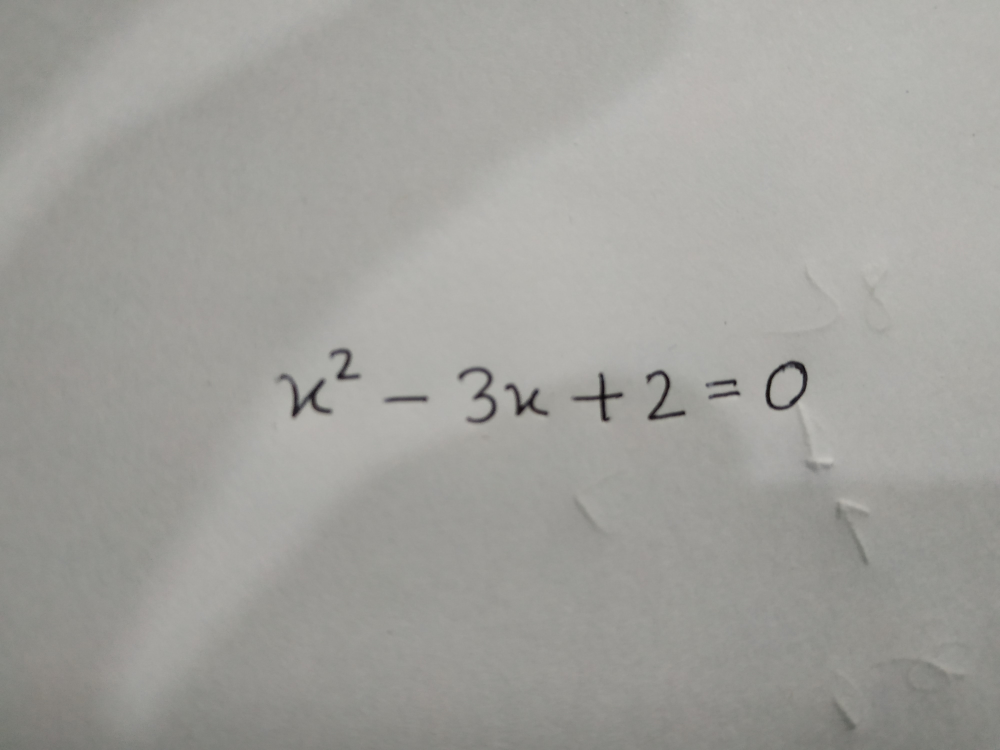
#> input picture TestIMages/Equ1.jpg, 4000 x 3000 px (shown at 1/4 size)
$ python -i ImageWork.py   (imports and definitions only)   (older library calls are emulated)
#> lines starting #> are read from the running program, lines starting #| are printed output that depends on the picture; after the words box and inside, x2 and y2 are one past the last pixel; in counts of white or black regions, pixels touching at a corner belong together
import cv2
import matplotlib.pyplot as plt
from PIL import Image
def takeInput():
    ImagePath='TestIMages/Equ1.jpg'
    MainImage = cv2.imread(ImagePath, cv2.IMREAD_GRAYSCALE)
    MainImage=convertTograyScale(MainImage)
    plt.imshow(MainImage)
    plt.show()


def convertTograyScale(givenImage):
    new_image = Image.fromarray(givenImage)
    new_image = new_image.convert('LA')
    return new_image


def segmentIndividualCharacters(givenImagePath):
#> called with givenImagePath = 'TestIMages/Equ1.jpg'
    im = cv2.imread(givenImagePath)
#> im is the input picture: shape (3000, 4000, 3); mean B, G, R 155.9, 160.2, 160.9
    im_gray = cv2.cvtColor(im, cv2.COLOR_BGR2GRAY)
    im_gray = cv2.GaussianBlur(im_gray, (5, 5), 0)
    ret, im_th = cv2.threshold(im_gray, 110, 255, cv2.THRESH_BINARY_INV)
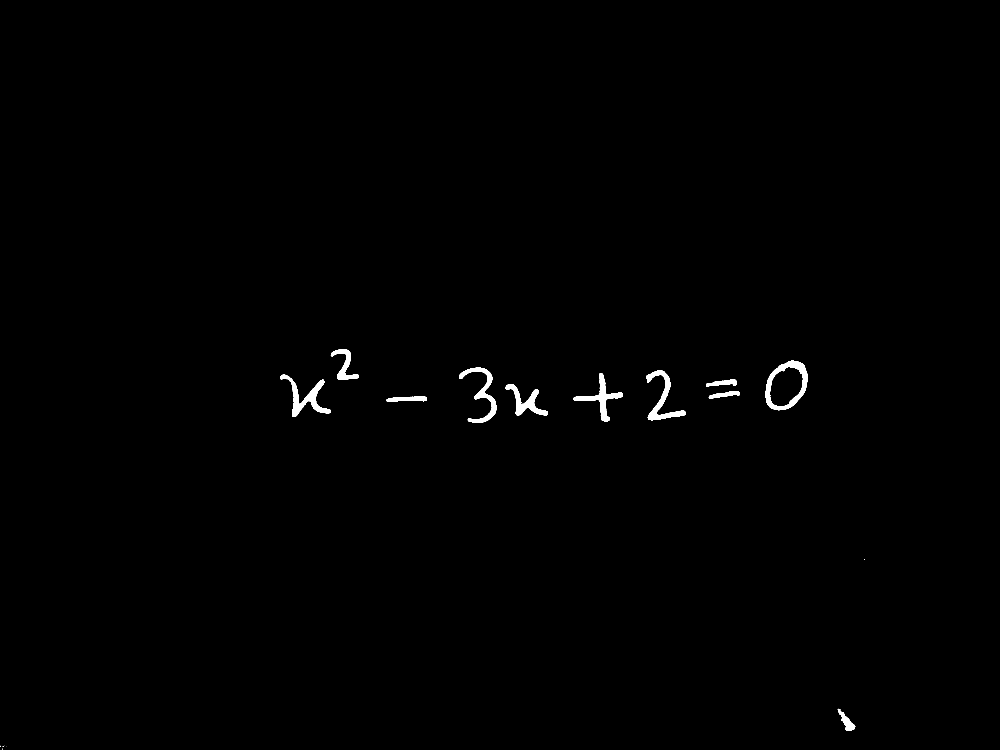
#> im_th: shape (3000, 4000) (shown at 1/4 size); 0.5% white; 18 white regions (7 under 20 px)
    _, ctrs, hier = cv2.findContours(im_th.copy(), cv2.RETR_EXTERNAL, cv2.CHAIN_APPROX_SIMPLE)
#> ctrs = 18 contours, 7 with area under 20; largest, box (x1, y1, x2, y2) and area: (3062, 1443, 3230, 1641) 24805, (1121, 1498, 1324, 1668) 8108, (2585, 1481, 2742, 1681) 7351, (2292, 1492, 2492, 1686) 7096, (1836, 1471, 1985, 1692) 6988
    rects = [cv2.boundingRect(ctr) for ctr in ctrs]
#> rects = 18 items, first 6: (8, 2995, 3, 3), (26, 2987, 1, 1), (11, 2985, 4, 3), (0, 2985, 2, 3), (19, 2981, 1, 1), (2, 2981, 1, 1)
    images = {}
    x = 0
    for rect in rects:
        print(rect[0])
        # Draw the rectangles
        cv2.rectangle(im, (rect[0], rect[1]), (rect[0] + rect[2], rect[1] + rect[3]), (0, 255, 0), 3)
        # Make the rectangular region around the digit
        # print(type(rect[0]))
        leng = int(rect[3] * 1.3)
        pt1 = int(rect[1] + rect[3] // 2 - leng // 2)
        pt2 = int(rect[0] + rect[2] // 2 - leng // 2)
        roi = im_th[pt1:pt1 + leng, pt2:pt2 + leng]
        images[rect[0]] = roi
        # plt.imshow(roi)
        cv2.imshow('hello', roi)
        cv2.waitKey(0)
        x = x + 1
        # cv2.imwrite('d' + x.__str__() + '.jpg', roi)
        # Resize the image
        roi = cv2.resize(roi, (45, 45), interpolation=cv2.INTER_AREA)
        roi = cv2.dilate(roi, (3, 3))
#> this loop made 18 passes
#> (rect, leng, pt1, pt2) on passes 7, 9, 10, 11, 12, 13, 14, 15, 16, 17, 18: ((3351, 2835, 70, 89), 115, 2822, 3329), ((1545, 1586, 162, 21), 27, 1583, 1613), ((2835, 1564, 125, 31), 40, 1559, 2877), ((2022, 1536, 170, 126), 163, 1518, 2026), ((2824, 1517, 123, 30), 39, 1513, 2866), ((1121, 1498, 203, 170), 221, 1473, 1112), ((2292, 1492, 200, 194), 252, 1463, 2266), ((2585, 1481, 157, 200), 260, 1451, 2533), ((1836, 1471, 149, 221), 287, 1438, 1767), ((3062, 1443, 168, 198), 257, 1414, 3018), ((1323, 1396, 113, 123), 159, 1378, 1300)
#> (rect, leng, pt1, pt2, roi) on passes 1 to 6: ((8, 2995, 3, 3), 3, 2995, 8, [[255, 255, 0], [0, 255, 255], [0, 0, 255]]), ((26, 2987, 1, 1), 1, 2987, 26, [255]), ((11, 2985, 4, 3), 3, 2985, 12, [[255, 255, 0], [255, 255, 255], [255, 255, 0]]), ((0, 2985, 2, 3), 3, 2985, 0, [[255, 255, 0], [255, 255, 0], [255, 255, 0]]), ((19, 2981, 1, 1), 1, 2981, 19, [255]), ((2, 2981, 1, 1), 1, 2981, 2, [255])
#| 8
#| 26
#| 11
#| 0
#| 19
#| 2
#| 3351
#| 3457
#> (further printed lines are left out)
#> pass 1, in segmentIndividualCharacters, `roi = cv2.resize(roi, (45, 45), interpolation=cv2.INTER_AREA)`:
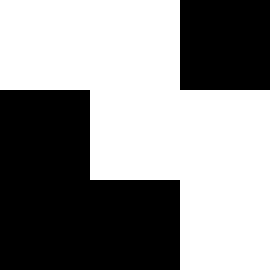
#> roi: shape (45, 45) (shown 6 times larger); 55.6% white; 2 black regions, box (x1, y1, x2, y2) and area: (0, 15, 30, 45) 675, (30, 0, 45, 15) 225
#> pass 1, in segmentIndividualCharacters, `roi = cv2.dilate(roi, (3, 3))`:
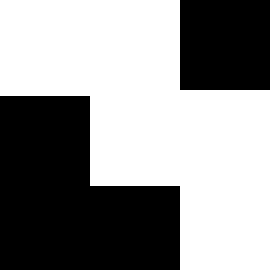
#> roi: shape (45, 45) (shown 6 times larger); 57% white; 2 black regions, box (x1, y1, x2, y2) and area: (0, 16, 30, 45) 645, (30, 0, 45, 15) 225
#> pass 3, in segmentIndividualCharacters, `roi = cv2.resize(roi, (45, 45), interpolation=cv2.INTER_AREA)`:
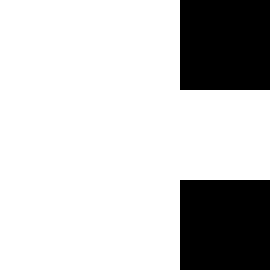
#> roi: shape (45, 45) (shown 6 times larger); 77.8% white; 2 black regions, box (x1, y1, x2, y2) and area: (30, 0, 45, 15) 225, (30, 30, 45, 45) 225
#> after the loop, images = 18 items; x = 18


    # cv2.imshow("Resulting Image with Rectangular ROIs", im)
    # cv2.waitKey()
    y = 0
    for key in sorted(images):
        y = y + 1
        cv2.imwrite('y' + y.__str__() + '.jpg', images[key])
#> this loop made 18 passes
#> key on passes 3 to 14: 8, 11, 19, 26, 1121, 1323, 1545, 1836, 2022, 2292, 2585, 2824
#> after the loop, y = 18
        # print(key,images[key])

>>> result = segmentIndividualCharacters('TestIMages/Equ1.jpg')
